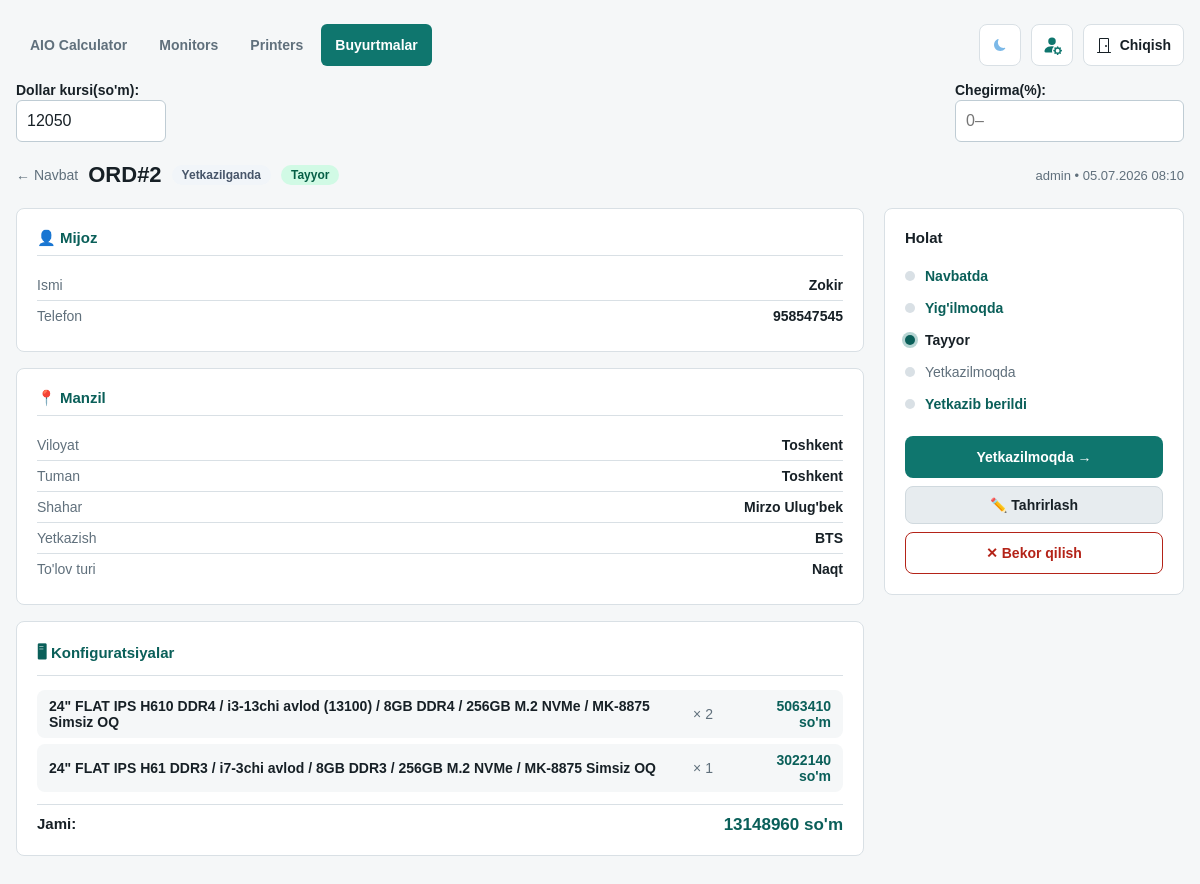
Before: /orders/2/ (signed in) with the older database file.
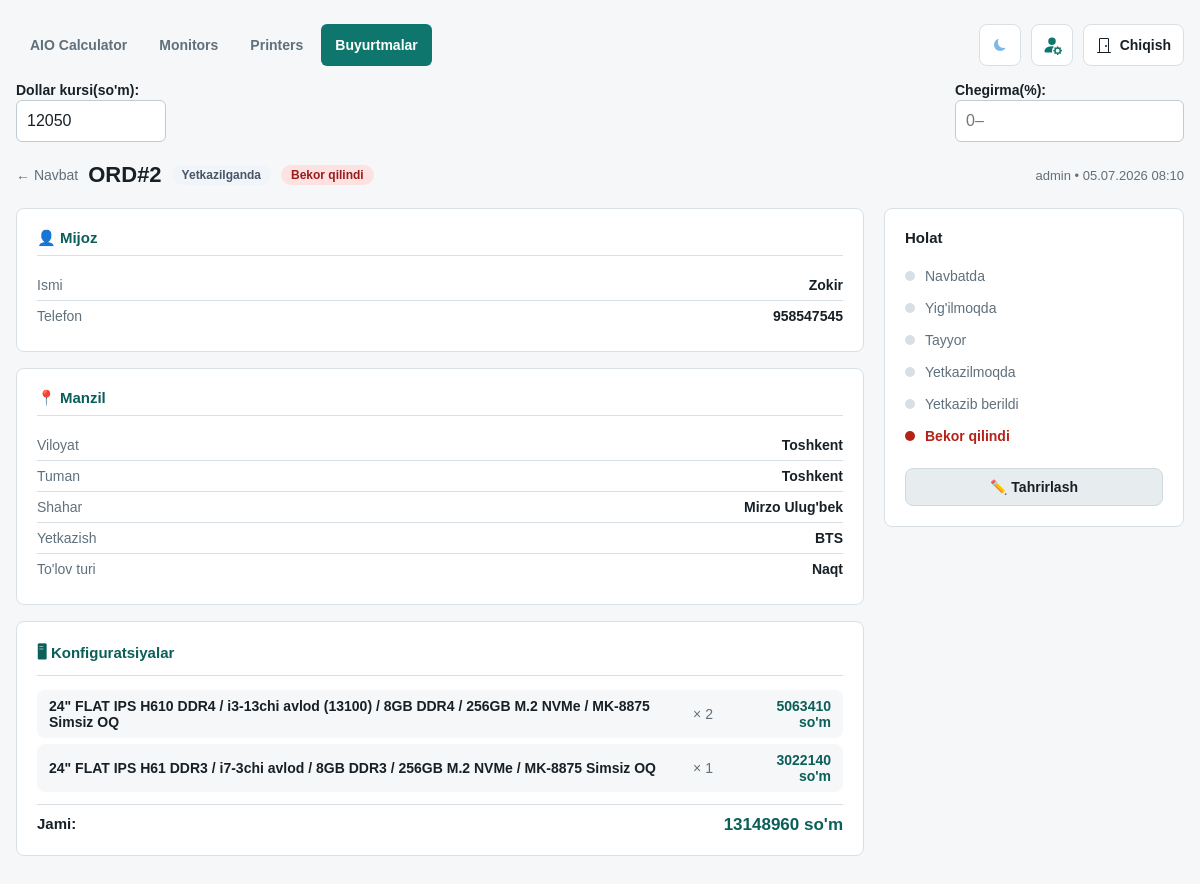
After: the same page with the newer database file.
### orders/models.py (models this page shows, shortened)
class Order(models.Model):
    class DeliveryType(models.TextChoices):
        BTS = "BTS", "BTS"
        UZPOST = "UZPOST", "UZPOST"
        PICKUP = "PICKUP", "Olib ketadi"
        DELIVERY = "DELIVERY", "Olib borish kerak"
    class PaymentType(models.TextChoices):
        CARD = "CARD", "Karta"
        CASH = "CASH", "Naqt"
        TRANSFER = "TRANSFER", "Pul ko'chirish"
        CASH_CARD = "CASH_CARD", "Naqt + Karta"
    class PaymentStatus(models.TextChoices):
        PAID = "PAID", "To'langan"
        ON_DELIVERY = "ON_DELIVERY", "Yetkazilganda"
        PARTIAL = "PARTIAL", "Qisman"
    class ProductionStatus(models.TextChoices):
        QUEUED = "QUEUED", "Navbatda"
        IN_PROGRESS = "IN_PROGRESS", "Yig'ilmoqda"
        READY = "READY", "Tayyor"
        SHIPPING = "SHIPPING", "Yetkazilmoqda"
        DELIVERED = "DELIVERED", "Yetkazib berildi"
        CANCELLED = "CANCELLED", "Bekor qilindi"
    order_number = models.CharField(
        max_length=24, unique=True, blank=True, null=True, verbose_name="Buyurtma raqami"
    )
    sold_by = models.ForeignKey(
        User, on_delete=models.PROTECT, related_name="orders", verbose_name="Sotuvchi"
    )
    customer_name = models.CharField(max_length=120, verbose_name="Mijoz ismi")
    customer_phone = models.CharField(max_length=30, verbose_name="Telefon raqami")
    region = models.CharField(max_length=80, verbose_name="Viloyat")
    district = models.CharField(max_length=80, verbose_name="Tuman")
    city = models.CharField(max_length=80, verbose_name="Shahar")
    landmark = models.CharField(max_length=200, blank=True, verbose_name="Mo'ljal")
    delivery_type = models.CharField(
        max_length=20, choices=DeliveryType.choices, verbose_name="Yetkazish turi"
    )
    payment_type = models.CharField(
        max_length=20, choices=PaymentType.choices, verbose_name="To'lov turi"
    )
    payment_status = models.CharField(
        max_length=20,
        choices=PaymentStatus.choices,
        default=PaymentStatus.ON_DELIVERY,
        verbose_name="To'lov holati",
    )
    production_status = models.CharField(
        max_length=20,
        choices=ProductionStatus.choices,
        default=ProductionStatus.QUEUED,
        verbose_name="Ishlab chiqarish holati",
    )
    total_price_usd = models.DecimalField(
        max_digits=12, decimal_places=2, default=0, verbose_name="Jami (USD)"
    )
    total_price_uzs = models.DecimalField(
        max_digits=16, decimal_places=0, default=0, verbose_name="Jami (so'm)"
    )
    notes = models.TextField(blank=True, verbose_name="Izoh")
    created_at = models.DateTimeField(auto_now_add=True)
    updated_at = models.DateTimeField(auto_now=True)
    delivered_at = models.DateTimeField(null=True, blank=True, verbose_name="Yetkazib berilgan vaqt")
    class Meta:
        ordering = ["-created_at"]
        verbose_name = "Buyurtma"
        verbose_name_plural = "Buyurtmalar"

class OrderItem(models.Model):
    order = models.ForeignKey(Order, on_delete=models.CASCADE, related_name="items")
    build_quote = models.ForeignKey(
        "calculator.BuildQuote",
        on_delete=models.SET_NULL,
        null=True,
        blank=True,
        related_name="order_items",
        verbose_name="Kalkulyator konfiguratsiyasi",
    )
    config_label = models.CharField(max_length=255, verbose_name="Konfiguratsiya")
    quantity = models.PositiveIntegerField(default=1, verbose_name="Soni")
    unit_price_usd = models.DecimalField(
        max_digits=12, decimal_places=2, default=0, verbose_name="Dona narxi (USD)"
    )
    class Meta:
        verbose_name = "Buyurtma elementi"
        verbose_name_plural = "Buyurtma elementlari"

### orders/views.py (the view, shortened to what this page needs)
# urls.py: path("<int:pk>/", views.order_detail, name="detail"),
@login_required
def order_detail(request, pk):
    from calculator.models import CalculatorSettings
    try:
        settings = CalculatorSettings.objects.first()
        usd_rate = int(settings.usd_rate) if settings and settings.usd_rate else 12850
    except:
        usd_rate = 12850
    order = get_object_or_404(Order.objects.prefetch_related("items").select_related("sold_by"), pk=pk)
    return render(request, "orders/order_detail.html", {
        "active_nav": "orders",
        "order": order,
        "usd_rate": usd_rate,
        "status_flow": STATUS_FLOW,
        "delivery_choices": Order.DeliveryType.choices,
        "payment_type_choices": Order.PaymentType.choices,
        "payment_status_choices": Order.PaymentStatus.choices,
        "production_status_choices": Order.ProductionStatus.choices,
    })

### orders/templatetags/order_tags.py (called while the page is built)
@register.filter
def status_badge(value):
    return STATUS_BADGE.get(value, "")

@register.filter
def payment_badge(value):
    return PAYMENT_BADGE.get(value, "")

@register.filter
def next_status(value):
    try:
        idx = STATUS_FLOW.index(value)
        return STATUS_FLOW[idx + 1] if idx + 1 < len(STATUS_FLOW) else None
    except (ValueError, IndexError):
        return None

@register.filter
def status_label(value):
    return STATUS_LABELS.get(value, value)

### orders/templates/orders/order_detail.html (shortened to what this page needs)
{% extends "base.html" %}
{% load order_tags %}
{% block content %}
<div style="margin-top:20px;">
  <div style="display:flex;align-items:center;flex-wrap:wrap;gap:10px;margin-bottom:16px;">
    <a href="{% url 'orders:list' %}" style="color:var(--muted);text-decoration:none;font-size:14px;">← Navbat</a>
    <h2 style="margin:0;font-size:22px;">{{ order.order_number }}</h2>
    <span class="badge {{ order.payment_status|payment_badge }}">{{ order.get_payment_status_display }}</span>
    <span class="badge {{ order.production_status|status_badge }}">{{ order.get_production_status_display }}</span>
    <span style="font-size:13px;color:var(--muted);margin-left:auto;">
      {{ order.sold_by.get_full_name|default:order.sold_by.username }} •
      {{ order.created_at|date:"d.m.Y H:i" }}
    </span>
  </div>
  <div class="detail-layout">
    <div>
      <div class="panel detail-section">
        <h3>👤 Mijoz</h3>
        <div class="detail-row"><span>Ismi</span><strong>{{ order.customer_name }}</strong></div>
        <div class="detail-row"><span>Telefon</span><strong>{{ order.customer_phone }}</strong></div>
      </div>
      <div class="panel detail-section">
        <h3>📍 Manzil</h3>
        <div class="detail-row"><span>Viloyat</span><strong>{{ order.region }}</strong></div>
        <div class="detail-row"><span>Tuman</span><strong>{{ order.district }}</strong></div>
        <div class="detail-row"><span>Shahar</span><strong>{{ order.city }}</strong></div>
        <div class="detail-row"><span>Yetkazish</span><strong>{{ order.get_delivery_type_display }}</strong></div>
        <div class="detail-row"><span>To'lov turi</span><strong>{{ order.get_payment_type_display }}</strong></div>
      </div>
      <div class="panel detail-section">
        <h3>🖥 Konfiguratsiyalar</h3>
        {% for item in order.items.all %}
          <div class="config-item">
            <span class="label">{{ item.config_label }}</span>
            <span class="qty">× {{ item.quantity }}</span>
            <span class="price">{% widthratio item.unit_price_usd 1 usd_rate %} so'm</span>
          </div>
        {% endfor %}
        <div style="display:flex;justify-content:space-between;margin-top:12px;padding-top:10px;border-top:1px solid var(--line);">
          <strong style="font-size:15px;">Jami:</strong>
          <div style="text-align:right;">
            <div style="font-weight:800;font-size:17px;color:var(--accent-dark)">{{ order.total_price_uzs|floatformat:0 }} so'm</div>
          </div>
        </div>
      </div>
    </div>
    <aside>
      <div class="panel status-sidebar">
        <h3>Holat</h3>
        {% for s in status_flow %}
          <div class="status-step
            {% if order.production_status == s %}current
            {% elif order.production_status|status_badge > s|status_badge %}done
            {% endif %}">
            <div class="status-dot
              {% if order.production_status == s %}current
              {% endif %}">
            </div>
            {{ s|status_label }}
          </div>
        {% endfor %}
        {% if order.production_status == 'CANCELLED' %}
          <div class="status-step" style="color:var(--danger);font-weight:700;">
            <div class="status-dot" style="background:var(--danger);"></div>
            Bekor qilindi
          </div>
        {% endif %}
        <div class="action-btns">
          {% with next=order.production_status|next_status %}
            {% if next %}
              <button class="action-btn" onclick="updateStatus('{{ next }}')">
                {{ next|status_label }} →
              </button>
            {% endif %}
          {% endwith %}
          <a href="{% url 'orders:detail' order.pk %}?edit=1" class="action-btn secondary"
             onclick="event.preventDefault(); document.getElementById('edit-modal').style.display='flex'">
            ✏️ Tahrirlash
          </a>
          {% if order.production_status != 'CANCELLED' %}
            <button class="action-btn danger" onclick="updateStatus('CANCELLED')">
              ✕ Bekor qilish
            </button>
          {% endif %}
        </div>
      </div>
    </aside>
  </div>
</div>
{% endblock %}

### templates/base.html (shortened to what this page needs)
<!doctype html>
<html lang="uz" data-theme="light">
  <head>
  </head>
  <body>
    <main class="shell">
      <div class="topbar">
        <div class="topbar-left">
          <nav>
            <ul class="nav-menu">
              <li><a href="{% url 'calculator:home' %}" class="{% if active_nav == 'aio' %}active{% endif %}">AIO Calculator</a></li>
              <li><a href="{% url 'monitors:list' %}" class="{% if active_nav == 'monitors' %}active{% endif %}">Monitors</a></li>
              <li><a href="{% url 'printers:list' %}" class="{% if active_nav == 'printers' %}active{% endif %}">Printers</a></li>
              <li><a href="{% url 'orders:list' %}" class="{% if active_nav == 'orders' %}active{% endif %}">Buyurtmalar</a></li>
            </ul>
          </nav>
        </div>
        <div class="top-actions">
          <button type="button" class="theme-toggle" id="theme-toggle" title="Mavzuni o'zgartirish" aria-label="Mavzuni o'zgartirish">
          </button>
          {% if request.user.is_staff %}
          <a class="admin-link" href="/admin/">
          </a>
          {% endif %}
          <form method="post" action="{% url 'logout' %}" style="margin:0">
            <button type="submit" class="logout-link">
              <svg xmlns="http://www.w3.org/2000/svg" width="16" height="16" fill="currentColor" viewBox="0 0 16 16">
                <path d="M3 2a1 1 0 0 1 1-1h8a1 1 0 0 1 1 1v13h1.5a.5.5 0 0 1 0 1h-13a.5.5 0 0 1 0-1H3zm1 13h8V2H4z"/>
                <path d="M9 9a1 1 0 1 0 2 0 1 1 0 0 0-2 0"/>
              </svg>
              Chiqish
            </button>
          </form>
        </div>
      </div>
      <div class="rate-bar">
        <div>
          <label for="usd-rate" style="margin-bottom: 2px;">Dollar kursi(so'm):</label>
          <input
            type="number"
            id="usd-rate"
            name="usd_rate"
            min="1"
            step="1"
            data-saved-rate="{% if usd_rate %}{{ usd_rate|floatformat:0 }}{% else %}0{% endif %}"
            {% if usd_rate %}value="{{ usd_rate|floatformat:0 }}"{% endif %}
            placeholder="Masalan: 12850"
          />
        </div>
        <div class="chegirma_input">
          <label for="discount-percent" style="margin-bottom: 2px;">Chegirma(%):</label>
          <input
            type="number"
            id="discount-percent"
            min="0"
            max="{{ max_discount_percent }}"
            step="1"
            inputmode="numeric"
            placeholder="0–{{ max_discount_percent }}"
          />
        </div>
      </div>
      {% block content %}{% endblock %}
    </main>
  </body>
</html>

Changed rows visible on the page:
changed Order "ORD#2": production_status "Tayyor" → "Bekor qilindi"
Other visible differences:
{{ next|status_label }}: "Yetkazilmoqda" → (not shown)
text no longer shown: "→ ✕ Bekor qilish"
text now shown: "Bekor qilindi"
